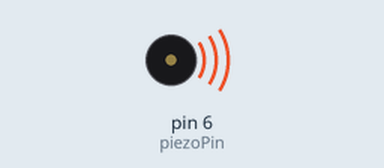
Simulated run of this sketch. Board: Arduino Uno, built with avr-gcc and run on an emulated ATmega328P. Parts: buzzer (waves = sounding).

Above: at 1.0 s.
Timing chart, 0 to 13.0 s (numbered marks = the images above):
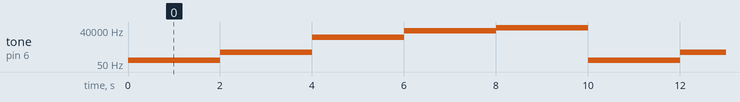

The sketch:

Intensity_Sound_Alarm_Example_1.ino
```cpp
/*
 * Simple Sketch to test some PIEZO sound alarms,
 * with several tones' delays and intensities.
 *
 * Adapted for the Pratical Labs (Lab #5 - April 11, 2019) of:
 * - Mobile and Pervasive Computing
 *   @ FCT NOVA (Faculty of Sciences and Technology of New University of Lisbon)

 * Adapted by:
 * - Carmen Pires Morgado - cpm@fct.unl.pt
 * - Ruben Andre Barreiro - r.barreiro@campus.fct.unl.pt
 */

// A sketch to demonstrate the tone() function
// Specify digital pin on the Arduino that the positive lead of piezo buzzer is attached.
int piezoPin = 6;

void setup() {
  // Empty setup method
}

void loop() {
  // Tone needs 2 arguments, but can take three:
  // - 1) Pin#
  // - 2) Frequency - this is in hertz (cycles per second) which determines the pitch of the noise made
  // - 3) Duration - how long teh tone plays

  tone(piezoPin, 100, 10000);
  delay(2000);

  tone(piezoPin, 500, 10000);
  delay(2000);

  tone(piezoPin, 10000, 10000);
  delay(2000);

  tone(piezoPin, 100000, 10000);
  delay(2000);

  tone(piezoPin, 650000, 10000);
  delay(2000);
}
```

Measured:
- by itself, tone on pin 6 (piezoPin): repeats every 10.0 s: 500 Hz 2.0 s, 10000 Hz 2.0 s, 34464 Hz 2.0 s, 60176 Hz 2.0 s, 100 Hz 2.0 s
